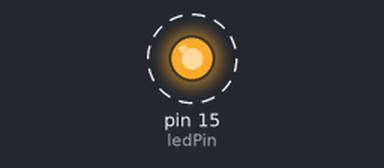
The sketch below on a simulated Arduino Uno, built with avr-gcc and run on an emulated ATmega328P. On the bench: output pins drawn as LEDs (lit = HIGH). Dashed ring = blinking.

Above: at 0.1 s.
Timing chart, 0 to 3.0 s (numbered marks = the images above):
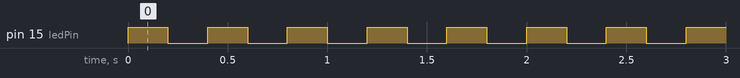

Measured:
- by itself, pin 15 (ledPin): alternates HIGH for 0.20 s and LOW for 0.20 s

The sketch:

PushButtonLED.ino
```cpp
#define ledPin 15

void setup() {
  // initializes digital pin LED as an output.
  pinMode(ledPin, OUTPUT);
}

// the loop function runs over and over again forever whether the button is pressed or not
void loop() {
  digitalWrite(ledPin, 1);   // turn the LED on by a high voltage level (pressing button)
  delay(200);                       // wait delay
  digitalWrite(ledPin, 0);    // turn the LED off by making the voltage LOW (button is not pressed)
  delay(200);                       // wait delay
}
```
